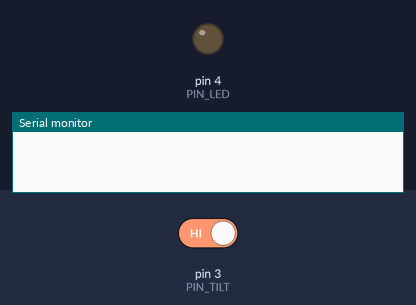
Simulated run of this sketch. Board: Arduino Uno, built with avr-gcc and run on an emulated ATmega328P. Parts: output pins drawn as LEDs (lit = HIGH), the last lines printed to the serial monitor. The test bench sets the inputs (shaded band); at power-on: pin 3 (PIN_TILT) HIGH.

Above: at 1.2 s.
1.3 s: pin 3 (PIN_TILT) driven LOW
At 2.5 s:
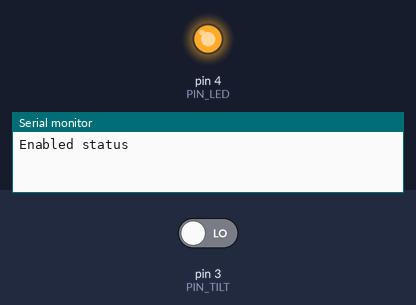
2.8 s: pin 3 (PIN_TILT) driven HIGH
At 3.7 s:
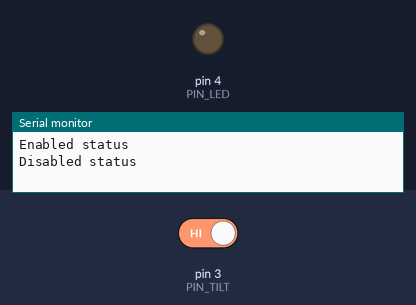
Timing chart, 0 to 5.8 s (numbered marks = the images above; inputs shaded):
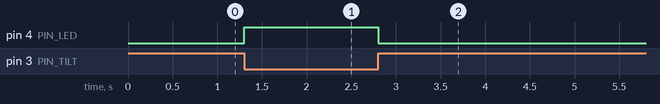

Measured:
- after the input at 1.3 s, pin 4 (PIN_LED): LOW → HIGH at once
- after the input at 2.8 s, pin 4 (PIN_LED): HIGH → LOW at once

The sketch:

main.ino
```cpp
/**
 * @file    main.ino
 * @author  Filippo Graziani
 * @date    29/02/2024
 * @brief   A sample code for the light cup sensor (KY027)
 * Connections:
 * Sensor       -----       Arduino Uno
 * L                        GND
 * -                        5V
 * S                        D3
 * +                        D4
 *
 * It is a tilt sensor with a LED. The labels on the PCB are wrong.
 * The led doesn't depend on the tilt sensor.
 * @warning There is mercury inside the sensor!
 */

#include "Arduino.h"
#include <stdint.h>

void irq_tilt_on();
void irq_tilt_off();

#define     PIN_TILT        (3)
#define     PIN_LED         (4)

static volatile bool b_is_active(false);

/**
 * @brief   Setup function.
 * @par     Description
 * Setting of the Arduino's pins and the serial port.
 * @return  Nothing.
 */
void
setup ()
{
    Serial.begin(9600);

    while (!Serial)
    {
        /* Do nothing */
    }

    pinMode(PIN_LED, OUTPUT);
    pinMode(PIN_TILT, INPUT);
    attachInterrupt(digitalPinToInterrupt(PIN_TILT), irq_tilt_on, FALLING);

}   /* setup() */

/**
 * @brief   Loop function.
 * @par     Description
 * The LED is turned on if the tilt sensor is enabled, is turned off otherwise.
 * @return  Nothing.
 */
void
loop ()
{
    static bool b_prev_active(b_is_active);

    if (b_prev_active != b_is_active)
    {
        if (true == b_is_active)
        {
            digitalWrite(PIN_LED, 1);
            Serial.println("Enabled status");
            attachInterrupt(digitalPinToInterrupt(PIN_TILT), irq_tilt_off,
                            RISING);
        }
        else
        {
            digitalWrite(PIN_LED, 0);
            Serial.println("Disabled status");
            attachInterrupt(digitalPinToInterrupt(PIN_TILT), irq_tilt_on,
                            FALLING);
        }

        b_prev_active = b_is_active;
    }
}   /* loop() */

/**
 * @brief   Interrupt function.
 * @par     Description
 * Detection of the enabled state of the tilt sensor.
 * @return  Nothing.
 */
void
irq_tilt_on ()
{
    b_is_active = true;
}   /* irq_tilt_on() */

/**
 * @brief   Interrupt function.
 * @par     Description
 * Detection of the disabled state of the tilt sensor.
 * @return  Nothing.
 */
void
irq_tilt_off ()
{
    b_is_active = false;
}   /* irq_tilt_off() */


/*** End of file ***/
```
